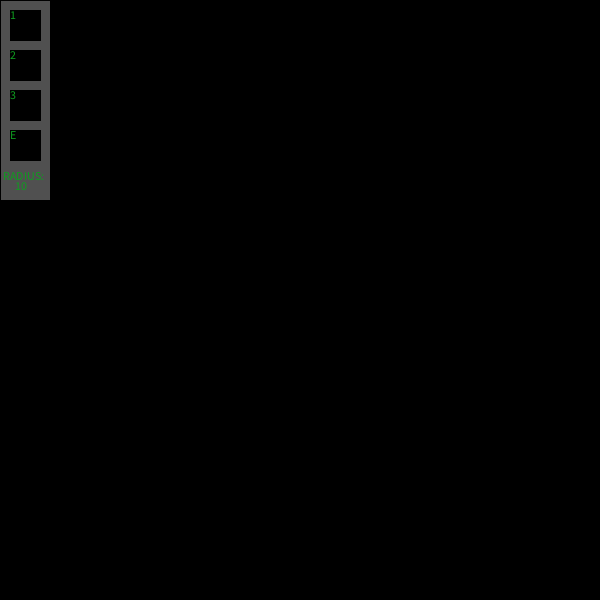
Frame 1 (no input)
Frame 60 (the mouse pressed at the canvas centre just before this capture): identical to frame 1, image omitted
Frame 120 (the mouse held since frame 60 and released just before this capture): identical to frame 1, image omitted

The Processing sketch that drew this single still picture (run headless with seeded random() and noise(); from frame 60 on, the mouse is pressed at the canvas centre):

// Processing sketch: processing_115977
// ── processing_115977.pde


boolean brush1, brush2, brush3, eraser;
int radius, strokeSize;
ArrayList bouncers;
ArrayList lightLines;
PFont font;
//colored circle on mouseclick (select size)
//drop bouncing cirlces (deform on fall and bounce)
//circles all HSB rolling together, noStroke
void setup()
{
  size(600, 600);
  background(0);
  
  radius = 10;
  strokeSize = 1;
  brush1 = false;
  brush2 = false;
  brush3 = false;
  eraser = false;
  bouncers = new ArrayList();
  lightLines = new ArrayList();
}

void draw()
{
  colorMode(RGB, 255);
  strokeWeight(1);
  stroke(0);
  
  if(bouncers.size() > 0)
  {
    strokeWeight(1);
    stroke(0);
    for(int c = bouncers.size(); c > 0; c--)
    {
      fill(0, 0, 255);
      Bouncer b = (Bouncer)bouncers.get(c-1);
      b.update();
    }
  }
  
  if(lightLines.size() > 0)
  {
    strokeWeight(3);
    stroke(random(0, 255), random(0, 255), random(0, 255));
    for(int c = lightLines.size(); c > 0; c--)
    {
      Lightning l = (Lightning)lightLines.get(c-1);
      l.update();
    }
  }
  
  if(eraser)
  {
    brush1 = false;
    brush2 = false;
    brush3 = false;
    strokeWeight(strokeSize);
    stroke(255);
    line(0, 0, width, height);
    strokeSize+=2;
  }
  
  if(strokeSize >= 850)
  {
    setup();
  }
  
  if(!mouseOver(0, 0, 50, 200) && mousePressed)
  {
    if(brush1)
    {
      strokeWeight(1);
      stroke(0);
      fill(188, 0, 0);
      ellipse(mouseX, mouseY, radius, radius);
    }
    
    else if(brush2)
    {
      bouncers.add(new Bouncer(mouseX, mouseY, radius));
    }
    
    else if(brush3)
    {
    }
  }
  
  else if(!eraser && mousePressed)
  {
    changeBrush();
  }
  
   
  
  strokeWeight(1);
  stroke(0);
  fill(80);
  rect(0, 0, 50, 200);
  
  checkMouseOver();
  fill(14, 155, 31);
  text("1", 10, 10, 30, 30);
  text("2", 10, 50, 30, 30);
  text("3", 10, 90, 30, 30);
  text("E", 10, 130, 30, 30);
  text("RADIUS:", 3, 180);
  text("" + radius, 15, 190); 
}

void keyPressed()
{
  if(key == CODED)
  {
    if(keyCode == UP)
    {
      radius++;
    }
    
    if(keyCode == DOWN)
    {
      radius--;
    }
  }
}

void mouseReleased()
{
  if(!mouseOver(0, 0, 50, 200) && brush3 && !eraser)
  {
    lightLines.add(new Lightning(mouseX, mouseY, radius));
  }
}


class Bouncer
{
  int x;
  int y;
  int radius;
  float acceleration;
  boolean skewed, up, down;
  
  Bouncer(int xVal, int yVal, int r)
  {
    x = xVal;
    y = yVal;
    radius = r;
    acceleration = 10;
    skewed = false;
    down = true;
    up = false;
  }
  
  void render(boolean skewed)
  {
    if(skewed)
    {
      ellipse(x, y, radius*1.5, radius*0.5);
    }
    
    else
    {
      ellipse(x, y, radius, radius);
    }
  }
  
  void update()
  {
    //thanks to Xiongfei Zhang!
    if(down)
    {
      y += acceleration;
      acceleration *= 1.2;
    }
    
    else if(up)
    {
      y -= acceleration;
      acceleration /= 1.6;
      skewed = false;
    }
    
    if(y >= height)
    {
      y = height - radius / 4;
      skewed = true;
      down = false;
      up = true;
    }
    
    if(acceleration <= 0.5)
    {
      up = false;
      down = true;
    }
    
    render(skewed);
  }
}
boolean mouseOver(int x, int y, int w, int h)
{
  return mouseX >= x && mouseX <= x + w 
    && mouseY >= y && mouseY <= y+h;
}

void checkMouseOver()
{
  //BRUSH 1
  if(mouseOver(10, 10, 30, 30))
  {
    fill(255);
    rect(10, 10, 30, 30);
  }
  
  else
  {
    fill(0);
    rect(10, 10, 30, 30);
  }
  
  fill(255, 0, 0);
  //ADD TEXT
  
  //BRUSH 2
  if(mouseOver(10, 50, 30, 30))
  {
    fill(255);
    rect(10, 50, 30, 30);
  }
  else
  {
    fill(0);
    rect(10, 50, 30, 30);
  }
  
  fill(255, 0, 0);
  //ADD TEXT
  
  //BRUSH 3
  if(mouseOver(10, 90, 30, 30))
  {
    fill(255);
    rect(10, 90, 30, 30);
  }
  else
  {
    fill(0);
    rect(10, 90, 30, 30);
  }
  
  fill(255, 0, 0);
  //ADD TEXT
  
  //ERASER
  if(mouseOver(10, 130, 30, 30))
  {
    fill(255);
    rect(10, 130, 30, 30);
  }
  else
  {
    fill(0);
    rect(10, 130, 30, 30);
  }
  
  fill(255, 0, 0);
  //ADD TEXT
}

void changeBrush()
{
  brush1 = false;
  brush2 = false;
  brush3 = false;
  eraser = false;
  
  if(mouseOver(10, 10, 30, 30))
  {
    brush1 = true;
  }
  
  else if(mouseOver(10, 50, 30, 30))
  {
    brush2 = true;
  }
  
  else if(mouseOver(10, 90, 30, 30))
  {
    brush3 = true;
  }
  
  else if(mouseOver(10, 130, 30, 30))
  {
    eraser = true;
  }
}
class Lightning
{
  int x1, y1, prevX, prevY, newX, newY, maxSize;
  
  Lightning(int firstX, int firstY, int size)
  {
    x1 = firstX;
    y1 = firstY;
    prevX = x1;
    prevY = y1;
    newX = 0;
    newY = 0;
    maxSize = size;
  }
  
  void update()
  {
    for(int c = 0; c < 6; c++)
    {
      newX = (int)random(-maxSize/2, maxSize/2);
      newY = (int)random(-maxSize/2, maxSize/2);
      
      line(prevX, prevY, prevX + newX, prevY + newY);
      prevX += newX;
      prevY += newY;
    }
    
    prevX = x1;
    prevY = y1;
  }
}
